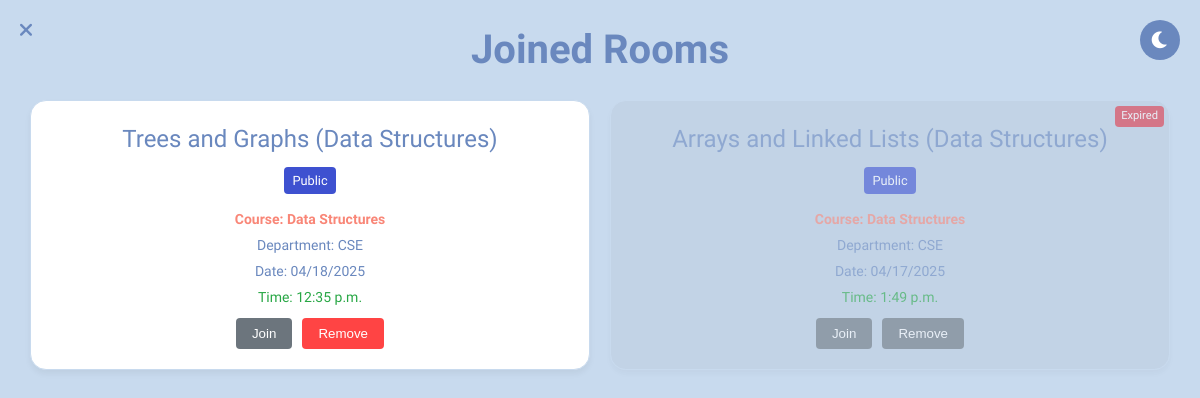
Page /room-dashboard/ (signed in) on the committed database.
### accounts/models.py (models this page shows, shortened)
class Room(models.Model):
    VISIBILITY_CHOICES = [
        ('public', 'Public'),
        ('private', 'Private'),
    ]
    title = models.CharField(max_length=100)
    course = models.CharField(max_length=100)
    department = models.CharField(max_length=100)
    topic = models.CharField(max_length=100, null=True)
    date = models.DateField()
    time = models.TimeField()
    visibility = models.CharField(max_length=10, choices=VISIBILITY_CHOICES, default='public')
    creator = models.ForeignKey(User, on_delete=models.CASCADE, related_name='created_rooms')
    participants = models.ManyToManyField(User, related_name='joined_rooms')
    code = models.CharField(max_length=10, blank=True, null=True)
    is_public = models.BooleanField(default=True)
    def get_start_datetime(self):
        naive_datetime = timezone.datetime.combine(self.date, self.time)
        return timezone.make_aware(naive_datetime)
    class Meta:
        unique_together = ('title', 'date', 'time', 'creator')

### accounts/views.py (the view, shortened to what this page needs)
# urls.py: path('room-dashboard/', views.room_dashboard, name='room_dashboard'),
def room_dashboard(request):
    if 'user_email' not in request.session:
        return redirect('login')
    user = User.objects.get(email=request.session['user_email'])
    joined_rooms = Room.objects.filter(
        Q(participants=user) | Q(creator=user)
    ).distinct()
    rooms_data = []
    tz = pytz.timezone('Asia/Dhaka')
    current_time = timezone.now().astimezone(tz)
    for room in joined_rooms:
        start_datetime = room.get_start_datetime()
        study_end = start_datetime + timedelta(minutes=20)
        quiz_start = study_end
        quiz_end = quiz_start + timedelta(minutes=7)
        is_expired = current_time > quiz_end
        room.is_accessible = current_time >= start_datetime and current_time <= quiz_end
        quizzes = Quiz.objects.filter(room=room)
        for quiz in quizzes:
            if isinstance(quiz.options, str):
               quiz.options = json.loads(quiz.options)
        quiz_responses = QuizResponse.objects.filter(room=room, user=user)
        has_submitted_quiz = False
        score = 0
        rooms_data.append({
            'room': room,
            'is_expired': is_expired,
            'has_quiz': quizzes.exists(),
            'has_submitted_quiz': has_submitted_quiz,
            'score': score,
        })
    context = {
        'joined_rooms': rooms_data,
    }
    return render(request, 'room_dashboard.html', context)

### accounts/templates/room_dashboard.html (shortened to what this page needs)
{% load static %}
<!DOCTYPE html>
<html lang="en">
<head>
    <link href="https://cdnjs.cloudflare.com/ajax/libs/font-awesome/6.0.0/css/all.min.css" rel="stylesheet">
</head>
<body data-theme="light">
    <button class="theme-toggle" aria-label="Toggle theme">
        <i class="fas fa-moon"></i>
    </button>
    <button class="close-btn" aria-label="Close">
        <i class="fas fa-times"></i>
    </button>
    <h2>Joined Rooms</h2>
    <div class="room-list">
        {% if joined_rooms %}
            {% for room_data in joined_rooms %}
                <div class="room-item {% if room_data.is_expired %}expired{% endif %}">
                    {% if room_data.is_expired %}
                        <span class="expired-notice">Expired</span>
                    {% endif %}
                    <h3>{{ room_data.room.title }}</h3>
                    <span class="tag {{ room_data.room.visibility }}">{{ room_data.room.visibility|title }}</span>
                    <p id="course">Course: {{ room_data.room.course }}</p>
                    <p id="dept">Department: {{ room_data.room.department }}</p>
                    <p id="date">Date: {{ room_data.room.date|date:'m/d/Y' }}</p>
                    <p id="time">Time: {{ room_data.room.time }}</p>
                    <div class="button-group">
                        <form action="{% url 'group_chat' room_data.room.id %}" method="get" style="display: inline;">
                            <button type="submit" class="join-btn" {% if not room_data.room.is_accessible %}disabled{% endif %}>Join</button>
                        </form>
                        <form action="{% url 'leave_room' room_data.room.id %}" method="post" style="display: inline;">
                            <button type="submit" class="remove-btn" {% if room_data.is_expired %}disabled{% endif %}>Remove</button>
                        </form>
                    </div>
                </div>
            {% endfor %}
        {% else %}
            <p>No rooms joined yet.</p>
        {% endif %}
    </div>
</body>
</html>

### accounts/templates/room_dashboard.html (style rules this page uses)
:root { --background: #C8DAEE; --container-bg: white; --text-primary: #6A88BE; --button-bg: #6A88BE; --button-hover-bg: #5A77A8; --accent: #f98677; --shadow: rgba(0, 0, 0, 0.05); --toggle-bg: #6A88BE; --toggle-color: white; --card-bg: white; --border-color: #C8DAEE; }
* { margin: 0; padding: 0; box-sizing: border-box; transition: background-color 0.3s ease, color 0.3s ease; }
body { font-family: 'Urbanist', sans-serif; background-color: var(--background); color: var(--text-primary); line-height: 1.5; padding: 20px; margin: 0; }
h2 { font-size: 2.5rem; font-weight: 700; text-align: center; margin-bottom: 20px; color: var(--text-primary); }
h3 { font-size: 1.5rem; font-weight: 500; text-align: center; margin-bottom: 10px; color: var(--text-primary); }
.theme-toggle { position: fixed; top: 20px; right: 20px; background: var(--toggle-bg); border: none; border-radius: 50%; width: 40px; height: 40px; display: flex; justify-content: center; align-items: center; cursor: pointer; font-size: 1.2rem; color: var(--toggle-color); transition: all 0.3s ease; z-index: 1000; }
.close-btn { position: fixed; top: 20px; left: 20px; background: none; border: none; font-size: 1.2rem; color: var(--text-primary); cursor: pointer; transition: transform 0.3s ease; z-index: 1000; }
.room-list { display: grid; grid-template-columns: repeat(auto-fit, minmax(300px, 1fr)); gap: 20px; max-width: 1200px; margin: 0 auto; padding: 0 10px; }
.room-item { background: var(--card-bg); border: 1px solid var(--border-color); box-shadow: 0 4px 6px var(--shadow); border-radius: 16px; padding: 20px; transition: transform 0.3s ease; text-align: center; position: relative; }
.room-item.expired { opacity: 0.6; background: rgba(100, 100, 100, 0.1); }
.tag { display: inline-block; padding: 4px 8px; border-radius: 4px; font-size: 0.8rem; margin-bottom: 10px; }
.tag.public { background-color: #3e51d0; color: white; }
p { margin: 5px 0; font-size: 0.875rem; }
p#course { color: var(--accent); font-weight: 600; }
p#date, p#dept { color: var(--text-primary); }
p#time { color: #28a745; }
.button-group { margin-top: 10px; display: flex; gap: 10px; justify-content: center; }
.button-group button { padding: 8px 16px; border: none; border-radius: 4px; cursor: pointer; font-weight: 500; color: white; transition: background-color 0.3s ease; }
.button-group .join-btn { background-color: #28a745; }
.button-group .remove-btn { background-color: #ff4444; }
.button-group .join-btn:disabled, .button-group .remove-btn:disabled { background-color: #6c757d; cursor: not-allowed; }
.expired-notice { position: absolute; top: 5px; right: 5px; background: #dc3545; color: white; padding: 2px 6px; border-radius: 4px; font-size: 0.7rem; }

### rows in the picture
Room: room "Trees and Graphs (Data Structures)", room.visibility "Public", room.course "Data Structures", room.department "CSE", room "04/18/2025", room.time "12:35 p.m."
Room: shows "Expired", room "Arrays and Linked Lists (Data Structures)", room.visibility "Public", room.course "Data Structures", room.department "CSE", room "04/17/2025", room.time "1:49 p.m."
